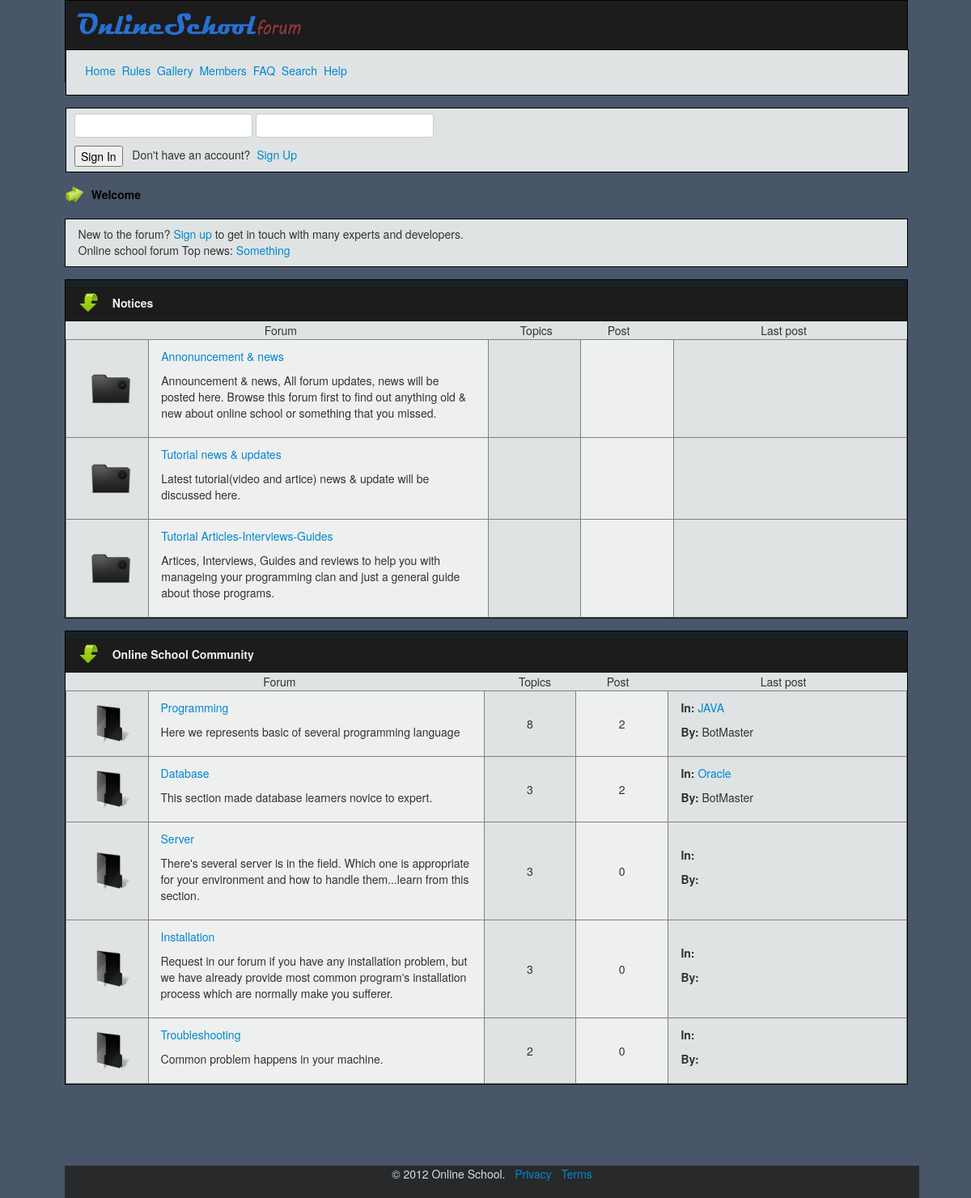
The app's page /ste_includes/forum/index.php with its own data.
### tables this page shows
CREATE TABLE IF NOT EXISTS `category` (
  `Category_id` int(11) NOT NULL AUTO_INCREMENT,
  `Category_name` varchar(255) NOT NULL,
  `Category_desc` text NOT NULL,
  PRIMARY KEY (`Category_id`)
);

CREATE TABLE IF NOT EXISTS `forum_topic` (
  `user_id` int(11) NOT NULL,
  `Subcategory_id` varchar(11) NOT NULL,
  `post_id` int(11) NOT NULL AUTO_INCREMENT,
  `post_title` varchar(255) NOT NULL,
  `post` text NOT NULL,
  `views` int(11) NOT NULL,
  `time` datetime NOT NULL,
  PRIMARY KEY (`post_id`)
);

CREATE TABLE IF NOT EXISTS `subcategory` (
  `Category_id` int(11) NOT NULL,
  `Subcategory_id` varchar(255) NOT NULL,
  `Subcategory_name` text NOT NULL,
  `meta` text NOT NULL,
  PRIMARY KEY (`Subcategory_id`)
);

### ste_includes/forum/index.php (the view, shortened to what this page needs)
<?php
$bar = "<form action='../login/index.php' name='myForm' id='myForm' method='POST'>
			<input name='username' type='text' id='username' size='15' maxlength='15'/>
			<input name='password' type='password' id='password' size='15' maxlength='15'/>
			<br/>
			<input name='submit' type='submit' value='Sign In'/>
			&nbsp;&nbsp;Don't have an account? &nbsp;<a href='#'>Sign Up</a>
			</form>";
$welbar = "New to the forum? <a href='#'>Sign up</a> to get in touch with many experts and developers.";
?>
<?php
$list ="";
$last_post_cat = "";
$last_post_usr = "";
$SQL = mysql_query("SELECT * FROM `category`");
while($row = mysql_fetch_array($SQL)) {
$Category_name = $row['Category_name'];
$Category_id = $row['Category_id'];
$Category_desc = $row['Category_desc'];
$secondSQL = mysql_query("SELECT count(Subcategory_id) FROM `subcategory` WHERE `Category_id`=$Category_id");
$count = mysql_result($secondSQL,0);
$thirdSQL = mysql_query("SELECT COUNT(post_id) FROM  `forum_topic` WHERE forum_topic.Subcategory_id IN
						(SELECT Subcategory_id from `subcategory` WHERE `Category_id`=$Category_id)");
$count2 = mysql_result($thirdSQL,0);
$ltsPostSQL = mysql_query("SELECT *
FROM  `subcategory` AS s
INNER JOIN  `forum_topic` AS f
WHERE s.`Subcategory_id` = f.`Subcategory_id`
AND TIME = (
SELECT MAX( TIME )
FROM subcategory AS s1, forum_topic AS t1
WHERE s1.Subcategory_id = t1.Subcategory_id
AND s1.Category_id = s.Category_id )");
while($row = mysql_fetch_array($ltsPostSQL)) {
$user_id = $row['user_id'];
$Subcategory_name = $row['Subcategory_name'];
$Ct_id = $row['Category_id'];
$usrSQL = mysql_query("SELECT * FROM `user` WHERE user_id=$user_id");
while($row = mysql_fetch_array($usrSQL)) {
$user_name = $row['user_name'];
}
if($Category_id==$Ct_id){
$last_post_cat .= "<a href='#'>$Subcategory_name</a>";
$last_post_usr .= "$user_name";
}
else{
$last_post_cat .= "";
$last_post_usr .= "";
}
}
$list .= "<tr>
	    <td width='81' height='54' class='window0'><img class='windowIcon' src='../ste_content/img/Developer.png'alt='ico'></td>
	    <td width='443' class='window'>
			<p><a href='topic.php?id=$Category_id''>$Category_name</a></p>
			<p>$Category_desc</p>
		</td>
	    <td width='98' class='window0' align='center'>$count</td>
	    <td width='99' class='window' align='center'>$count2</td>
	    <td width='305' class='window0'>
			<p><b>In:</b> $last_post_cat</p>
			<p><b>By:</b> $last_post_usr</p>
		</td>
      </tr>";
$last_post_cat = "";
$last_post_usr = "";
}
?>
<!DOCTYPE html>
<html lang="en">
<head>
    <link href="../ste_content/css/new.css" rel="stylesheet">
    <link href="../ste_content/css/new-responsive.css" rel="stylesheet">
	<link href="../ste_content/css/index.css" rel="stylesheet">
	<link href="../ste_content/css/forum.css" rel="stylesheet">
</head>
<body>
	<div class="header">
		&nbsp;<a href="http://localhost/OnlineSchool/ste_includes/forum/"><img class="header_image" src="../ste_content/img/forum_icon.jpg"></a>
		<div class="SubHeader1">
			<a class="link1" href="http://localhost/OnlineSchool/">Home</a>&nbsp;
			<a class="link2" href="#">Rules</a>&nbsp;
			<span class="H1pan1" align="right">
			<a class="link3" href="#">Gallery</a>&nbsp;
			<a class="link4" href="#">Members</a>&nbsp;
			<a class="link5" href="#">FAQ</a>&nbsp;
			<a class="link5" href="#">Search</a>&nbsp;
			<a class="link6" href="#">Help</a>
			</span>
		</div>
		<div class="SubHeader2">
			<div class="InsideSubHeader2">
			<?php
			echo $bar;
			?>
		</div>
		</div>
	</div>
	<div class="body">
	<div class="title">
	<img src="../ste_content/img/djja.png" width="25" height="25"/>
	&nbsp;<span class="Welcometext"><b>Welcome</b></span>
	</div>
		<div class="Inside">
			<?php echo $welbar; ?>
		<div class="">
		&nbsp;&nbsp;&nbsp;
		Online school forum Top news: <a href="#">Something</a>
		</div>
		</div>
	<div class="table1">
	<table width="100%" border="0">
	  <tr>
	    <td width="535" height="41" class="tablehead">
			<img class="headerIcon" src="../ste_content/img/arrow_64.png"alt="ico">
			&nbsp;&nbsp;<span class="headerText"><b>Notices</b></span>
		</td>
		<td width="99" height="41" class="tablehead">&nbsp;</td>
		<td width="102" height="41" class="tablehead">&nbsp;</td>
		<td width="306" height="41" class="tablehead">&nbsp;</td>
      </tr>
	  <tr>
        <td width="535" class="tablehead2" align="center">Forum</td>
	    <td width="99" class="tablehead2" align="center">Topics</td>
	    <td width="102" class="tablehead2" align="center">Post</td>
	    <td width="306" class="tablehead2" align="center">Last post</td>
      </tr>
	  </table>
	  <table width="100%" border="1">
	  <tr>
	    <td width="81" height="54" class="window0"><img class="windowIcon" src="../ste_content/img/ok-icon.png"alt="ico"></td>
	    <td width="443" class="window">
			<p><a href="#">Annonuncement & news</a></p>
			<p>Announcement & news, All forum updates, news will be posted here. Browse this forum first to find out
			anything old & new about online school or something that you missed.</p>
		</td>
	    <td width="98" class="window0"></td>
	    <td width="99" class="window">&nbsp;</td>
	    <td width="305" class="window0">&nbsp;</td>
      </tr>
	  <tr>
	    <td height="55" class="window0"><img class="windowIcon" src="../ste_content/img/ok-icon.png"alt="ico"></td>
	    <td class="window">
			<p><a href="#">Tutorial news & updates</a></p>
			<p>Latest tutorial(video and artice) news & update will be discussed here.</p>
		</td>
	    <td class="window0">&nbsp;</td>
	    <td class="window">&nbsp;</td>
	    <td class="window0">&nbsp;</td>
      </tr>
	  <tr>
	    <td height="55" class="window0"><img class="windowIcon" src="../ste_content/img/ok-icon.png"alt="ico"></td>
	    <td class="window">
			<p><a href="#">Tutorial Articles-Interviews-Guides</a></p>
			<p>Artices, Interviews, Guides and reviews to help you with manageing your programming clan and just a general guide
			about those programs.</p>
		</td>
	    <td class="window0">&nbsp;</td>
	    <td class="window">&nbsp;</td>
	    <td class="window0">&nbsp;</td>
      </tr>
	  </table>
	</div>
	<div class="table2">
	<table width="100%" border="0">
	  <tr>
	    <td width="532" height="41" class="tablehead">
		  <img class="headerIcon" src="../ste_content/img/arrow_64.png"alt="ico">
		  &nbsp;&nbsp;<span class="headerText"><b>Online School Community</b></span>
		</td>
		<td width="101" height="40" class="tablehead">&nbsp;</td>
		<td width="102" height="40" class="tablehead">&nbsp;</td>
		<td width="307" height="40" class="tablehead">&nbsp;</td>
      </tr>
	  <tr>
	    <td width="532" class="tablehead2" align="center">Forum</td>
	    <td width="101" class="tablehead2" align="center">Topics</td>
	    <td width="102" class="tablehead2" align="center">Post</td>
	    <td width="307" class="tablehead2" align="center">Last post</td>
      </tr>
	  </table>
	  <table width="100%" border="1">
	  <?php
	  echo $list;
	  ?>
	  </table>
	</div>
	<br/><br/><br/><br/><br/>
	</div>
		<div class="footer" align="center">
	 <fieldset>
      <footer align="center" style="background-color:#27292a; height:40px;">
       <p> <span class="footer_text">&copy; 2012 Online School.</span> &middot; <a href="#">Privacy</a> &middot; <a href="#">Terms</a></p>
      </footer>
	  </fieldset>
	</div>
</body>
</html>

### ste_includes/ste_content/css/new-responsive.css (style rules this page uses)
@media (min-width: 1200px) { input, textarea, .uneditable-input { margin-left: 0; } }

### ste_includes/ste_content/css/index.css (style rules this page uses)
body { margin:5px 10px 5px 10px; background-color: WHITE; background-image:url('../img/background.png'); }
.footer .footer_text { color:#d7dee3; }

### ste_includes/ste_content/css/forum.css (style rules this page uses)
body { background-color: #49566A; margin: 0 auto; padding-left: 80px; padding-right: 80px; }
.title { margin-top: 20px; }
.Welcometext { color: BLACK; }
.header { background-color: #1C1C1C; border: 1px solid BLACK; width:100%; min-width: 900px; height: 100px; }
.SubHeader1 { background-color: #dfe3e4; border: 1px solid BLACK; width:100%; min-width: 900px; height:40px; padding-top: 15px; }
.SubHeader2 { background-color: #dfe3e4; border: 1px solid BLACK; width:100%; min-width: 900px; height:72px; padding-top: 6px; margin-top: 15px; }
.InsideSubHeader2 { padding-left: 10px; }
.Inside { background-color: #dfe3e4; border: 1px solid BLACK; width:100%; min-width: 900px; height:50px; padding-top: 8px; margin-top: 15px; }
.body { padding-top: 8px; margin-top: 100px; }
.table1 { background-color: #162226; border: 1px solid BLACK; width:100%; min-width: 900px; padding-top: 8px; margin-top: 15px; }
.table2 { background-color: #162226; border: 1px solid BLACK; width:100%; min-width: 900px; padding-top: 8px; margin-top: 15px; }
.tablehead { background-color: #1C1C1C; }
.tablehead2 { background-color: #dfe3e4; }
.window0 { background-color: #dfe3e4; padding: 10px 15px; }
.window { background-color: #eeefef; padding: 10px 15px; }
.windowIcon { width: 50px; height: 50px; margin: 5px 5px 5px 15px; }
.headerText { color: #eeefef; }
.headerIcon { width: 25px; height: 25px; margin: 0px 5px 5px 15px; }
.header_image { width: 300px; height: 60px; }
.footer { position:absolute; width:88%; min-width: 900px; }

### records on screen
category: Category_name "Programming", Category_desc "Here we represents basic of several programming language"
forum_topic: Subcategory.Subcategory_name "JAVA"
category: Category_name "Database", Category_desc "This section made database learners novice to expert."
forum_topic: Subcategory.Subcategory_name "Oracle"
category: Category_name "Server", Category_desc "There's several server is in the field. Which one is appropriate for your environment and how to handle them...learn from this section."
category: Category_name "Installation", Category_desc "Request in our forum if you have any installation problem, but we have already provide most common program's installation process which are normally make you sufferer."
category: Category_name "Troubleshooting", Category_desc "Common problem happens in your machine."

### other values on screen
$count "8 3 3 3 2"
$count2 "2 2 0 0 0"
$last_post_usr "BotMaster BotMaster"
